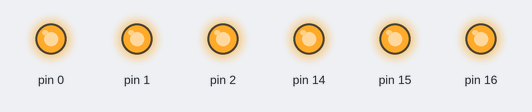
Bench run of a sketch on a simulated Arduino Uno, built for the host (arithmetic inside an expression is 32-bit, double 64-bit). Shown: output pins drawn as LEDs (lit = HIGH).

Above: at 0.02 s.
At 2.88 s:
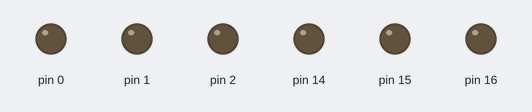
Timing chart, 0 to 3.2 s (numbered marks = the images above):
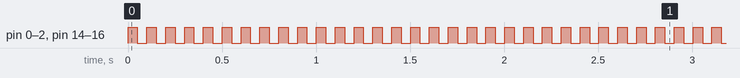

Measured:
- by itself, pin 0–2, pin 14–16: alternates HIGH for 0.05 s and LOW for 0.05 s

The sketch:

atmel.ino
```cpp
#include "SoftwareSerial.h"

SoftwareSerial mySerial(PIN_PB1, PIN_PB0);

boolean LIGHT_BLINK = true;
int LIGHT_MODE = 1;
boolean AUTO_TOGGLE = false;

void setup() {
  // put your setup code here, to run once:
  pinMode(PIN_PC0, OUTPUT);
  pinMode(PIN_PC1, OUTPUT);
  pinMode(PIN_PC2, OUTPUT);

  pinMode(PIN_PC4, INPUT);


  pinMode(PIN_PD0, OUTPUT);
  pinMode(PIN_PD1, OUTPUT);
  pinMode(PIN_PD2, OUTPUT);

  mySerial.begin(115200);
  while(mySerial.available())mySerial.read();
}

void lightOff(){
  digitalWrite(PIN_PC0, LOW);
  digitalWrite(PIN_PC1, LOW);
  digitalWrite(PIN_PC2, LOW);

  digitalWrite(PIN_PD0, LOW);
  digitalWrite(PIN_PD1, LOW);
  digitalWrite(PIN_PD2, LOW);

  delay(50);

}

void lightOn(){
  digitalWrite(PIN_PC0, HIGH);
  digitalWrite(PIN_PC1, HIGH);
  digitalWrite(PIN_PC2, HIGH);

  digitalWrite(PIN_PD0, HIGH);
  digitalWrite(PIN_PD1, HIGH);
  digitalWrite(PIN_PD2, HIGH);


  delay(50);
  if(LIGHT_BLINK){
      lightOff();

  }
}

void lightOnMode(){
  lightOn();
}

void readMessage(){
    if(mySerial.available()){
        char x;
        do{ x = mySerial.read();
          }
          while(x>'9');
        switch(x){
            case '0': LIGHT_BLINK = false;
                      LIGHT_MODE = 0;
                     // mySerial.write('A');
                      break;
            case '1': LIGHT_BLINK = false;
                      LIGHT_MODE = 1;
                     // mySerial.write('B');
                      break;
            case '2': LIGHT_BLINK = false;
                      LIGHT_MODE = 2;
                     // mySerial.write('C');
                      break;
            case '3': LIGHT_BLINK = true;
                      LIGHT_MODE = 0;
                     // mySerial.write('D');
                      break;
            case '4': LIGHT_BLINK = true;
                      LIGHT_MODE = 1;
                     // mySerial.write('E');
                      break;
            case '5': LIGHT_BLINK = true;
                      LIGHT_MODE = 2;
                     // mySerial.write('F');
                      break;
          }
        mySerial.write(x);
      }


}

void lightAutoMode(){
  if(AUTO_TOGGLE){
      lightOn();
      if(analogRead(PIN_PC4) >= 350){
        AUTO_TOGGLE = false;
      }
   } else if(analogRead(PIN_PC4) <= 200){
      AUTO_TOGGLE = true;
   } else {
      lightOff();
   }

}

void loop() {
  readMessage();


  switch(LIGHT_MODE){
    case 2: lightAutoMode(); break;
    case 1: lightOnMode(); break;
    case 0: lightOff(); break;
   }

  // mySerial.write('G');


}
```
